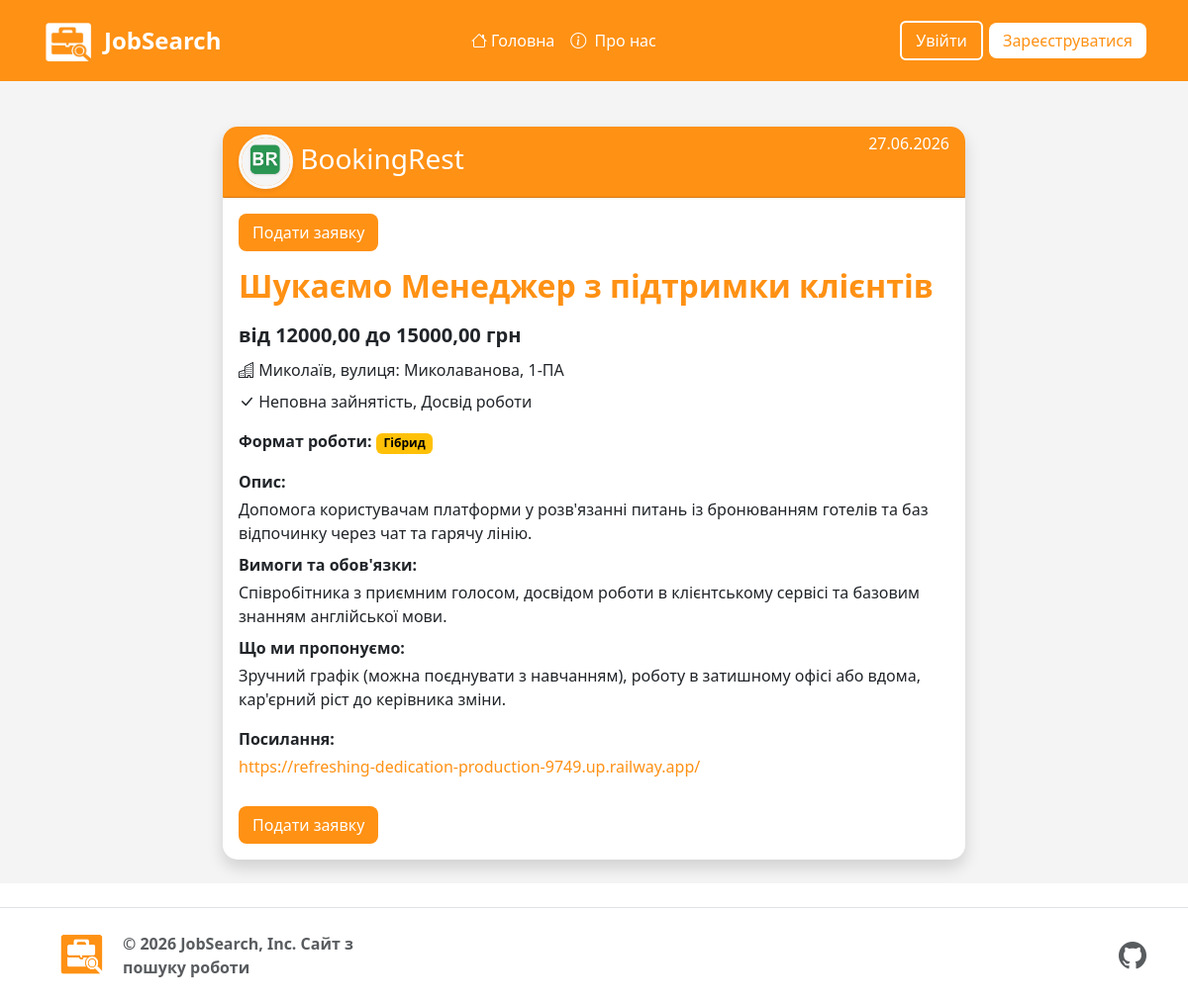
/job-datail/9/, run on the app's committed database.
### project/models.py (models this page shows, shortened)
class Vacancy(models.Model):
    title = models.CharField(max_length=256)#Заголовок
    description = models.TextField()#опис
    description1 = models.TextField(null=True, blank=True)#опис
    description2 = models.TextField(null=True, blank=True)#опис
    link = models.URLField(max_length=500, null=True, blank=True)
    company = models.ForeignKey(EmployerProfile, on_delete=models.CASCADE, related_name="vacancies")
    image = models.ImageField(upload_to='vacancies/images/',  null=True, blank=True)
    price_start = models.DecimalField(max_digits=10, decimal_places=2, null=True, blank=True)
    price_end = models.DecimalField(max_digits=10, decimal_places=2, null=True, blank=True)
    category = models.ForeignKey(Category, on_delete=models.SET_NULL, null=True)
    employment_type = models.CharField(max_length=20, choices=EMPLOYMENT_CHOICES, default='full_time', verbose_name="Тип зайнятості")
    work_format = models.CharField(max_length=20, choices=WORK_FORMAT_CHOICES, default='office', verbose_name="Формат роботи")
    experience = models.CharField(max_length=20, choices=EXPERIENCE_CHOICES, default='no_experience', verbose_name="Досвід роботи")
    city = models.ForeignKey(City, on_delete=models.SET_NULL, related_name="vacancies", null=True)
    street = models.CharField(max_length=255, verbose_name="Вулиця")
    house_number = models.CharField(max_length=20, blank=True, null=True, verbose_name="Будинок / Офіс")
    date = models.DateTimeField(auto_now_add=True)#дата створення
    updated_at = models.DateTimeField(auto_now=True, verbose_name="Дата оновлення")
    class Meta:
        ordering = ['-date']

class City(models.Model):
    name = models.CharField(max_length=100)
    def __str__(self):
        return self.name

### auth_system/models.py (models this page shows)
class EmployerProfile(models.Model):
    TYPES_CHOICES = (
        ('private', 'Приватна особа'),
        ('company', 'Компанія'),
    )
    user = models.OneToOneField(User, on_delete=models.CASCADE, related_name='employer')
    employer_type = models.CharField(max_length=10, choices=TYPES_CHOICES, default='private')#тип роботодавця
    name_company = models.CharField(max_length=20)#назва компанії
    email = models.EmailField(max_length=254, blank=True, null=True)
    role = models.CharField(choices=ROLE_CHOICES, max_length=20, default='Employer')#роль
    description = models.TextField()#опис
    logo = models.ImageField(upload_to='company_logos/', blank=True, null=True)#логотип
    referral_company = models.ForeignKey('project.Category', on_delete=models.SET_NULL, null=True)#направлення компаній
    hq_location = models.CharField(max_length=255, blank=True, null=True, verbose_name="Головний офіс (Місто, Країна)")
    website = models.URLField(max_length=700, null=True, blank=True)#посилання на сайт компаній
    def __str__(self):
        return self.name_company
    @property
    def img_logo(self):
        if self.employer_type == 'company':
            if self.logo:
                return self.logo.url
            else:
                return '/static/image/e-logo.png'
        else:
            return '/static/image/i-logo.png'

### project/views.py (the view)
# urls.py: path('job-datail/<int:pk>/', views.Job_DatailView.as_view(), name='job_datail'),
class Job_DatailView(DetailView):
    model = Vacancy
    context_object_name = "jobs"
    template_name = "jobs/job_datail.html"

### templates/jobs/job_datail.html (shortened to what this page needs)
{% extends 'base.html' %}
{% load static %}
{% block content %}
<div class="container d-flex justify-content-center mt-5">
    <div class="row w-100 d-flex justify-content-center">
        <div class="col-12 d-flex justify-content-center">
            <div class="card shadow border-0" style="width:100%; max-width:750px; border-radius:15px;">
                <h3 class="card-header bac-site shadow-none" style=" border-radius:15px 15px 1px 1px">
                    <div class="row gx-5">
                        <div class="col">
                            <img src="{{ jobs.company.img_logo }}" alt="Avatar"
                             class="rounded-circle img-fluid border border-3 border-light shadow-sm"
                             style="width: 55px; height: 55px; object-fit: cover;">
                            <a href="#" class="text-white">{{ jobs.company }}</a>
                        </div>
                        <div class="col">
                            <div class="text-end fs-6 text-white">{{ jobs.date|date:"d.m.Y" }}</div>
                        </div>
                    </div>
                </h3>
                <div class="card-body">
                    {% if user.employer.name_company %}
                        {% if user == jobs.company.user %}
                        <div class="row gx-5">
                            <div class="col">
                                <h2 class="card-title mb-3"><strong class="text-site">Шукаємо {{ jobs.title }}</strong></h2>
                            </div>
                            <div class="col text-end">
                                <p class="mb-1 fw-bold">Заявок <span class="badge bg-primary">{{ jobs.applications.count }}</span></p>
                            </div>
                        </div>
                        {% endif %}
                    {% else %}
                        <a href="{% url 'apply_for_job' object.pk %}" class="btn-L mb-3">
                            Подати заявку
                        </a>
                        <h2 class="card-title mb-3"><strong class="text-site">Шукаємо {{ jobs.title }}</strong></h2>
                    {% endif %}
                    <div class="d-flex flex-column mb-1">
                        <div class="mb-2 fw-bold fs-5">
                            від {{ jobs.price_start }} до {{ jobs.price_end }} грн
                        </div>
                        <div class="mb-2">
                            <i class="bi bi-buildings"></i> {{ jobs.city }},
                            вулиця: {{ jobs.street }},
                            {{ jobs.house_number }}
                        </div>
                        <div class="mb-3">
                            <i class="bi bi-check-lg"></i> {{ jobs.get_employment_type_display }},
                            {{ jobs.get_experience_display }}
                        </div>
                        <div class="mb-3">
                            <p class="fw-bold d-inline">Формат роботи: </p><span class="badge text-bg-warning">{{ jobs.get_work_format_display }}</span>
                        </div>
                        <label class="fw-bold mb-1"> Опис:</label>
                        <div class="mb-2">
                            {{ jobs.description }}
                        </div>
                        <label class="fw-bold mb-1"> Вимоги та обов'язки:</label>
                        <div class="mb-2">
                            {{ jobs.description1 }}
                        </div>
                        <label class="fw-bold mb-1"> Що ми пропонуємо:</label>
                        <div class="mb-3">
                            {{ jobs.description2 }}
                        </div>
                        <label class="fw-bold mb-1"> Посилання:</label>
                        <div class="mb-4">
                            <a href="{{ jobs.link }}" target="_blank" rel="noopener noreferrer" class="text-site link-offset-2 link-underline-opacity-25 link-underline-opacity-100-hover">
                            {{ jobs.link }}
                            </a>
                        </div>
                    </div>
                    {% if user.employer.name_company %}
                        {% if user == jobs.company.user %}
                            <a href="{% url 'job_update' object.pk %}" class="btn btn-warning">
                                Редагувати мою вакансію
                            </a>
                            <a href="{% url 'job_delete' object.pk %}" class="btn btn-danger">delete</a>
                            <a href="{% url 'job_company' %}" class="btn-exit">
                                Назад
                            </a>
                        {% endif %}
                    {% else %}
                    <a href="{% url 'apply_for_job' object.pk %}" class=" btn-L">
                        Подати заявку
                    </a>
                    {% endif %}
                </div>
            </div>
        </div>
    </div>
</div>
<br>
{% endblock %}

### static/css/stayle.css (style rules this page uses)
html, body { height: 100%; margin: 0; }
body { display: flex; flex-direction: column; min-height: 100vh; }
.btn-L { display: inline-block; padding: 7px 14px; background-color: #ff9114; color: white; border-radius: 8px; text-decoration: none; font-weight: 500; border: none; cursor: pointer; text-align: center; }
.text-site { color:#ff9114; }
.bac-site { background-color: #ff9114; }

### templates/jobs/job_datail.html (style rules this page uses)
a { color: black; text-decoration: none; }
a.text-site, a.text-site:hover { color: #ff9114 !important; }

### data on the page
Vacancy: company.img_logo (picture), company "BookingRest", date "27.06.2026", title "Менеджер з підтримки клієнтів", price_start "12000,00", price_end "15000,00", city "Миколаїв", street "Миколаванова", house_number "1-ПА", employment_type "Неповна зайнятість", experience "Досвід роботи", work_format "Гібрид", description "Допомога користувачам платформи у розв'язанні питань із бронюванням готелів та баз відпочинку через чат та гарячу лінію.", description1 "Співробітника з приємним голосом, досвідом роботи в клієнтському сервісі та базовим знанням англійської мови.", description2 "Зручний графік (можна поєднувати з навчанням), роботу в затишному офісі або вдома, кар'єрний ріст до керівника зміни.", link "https://refreshing-dedication-production-9749.up.railway.app/"
